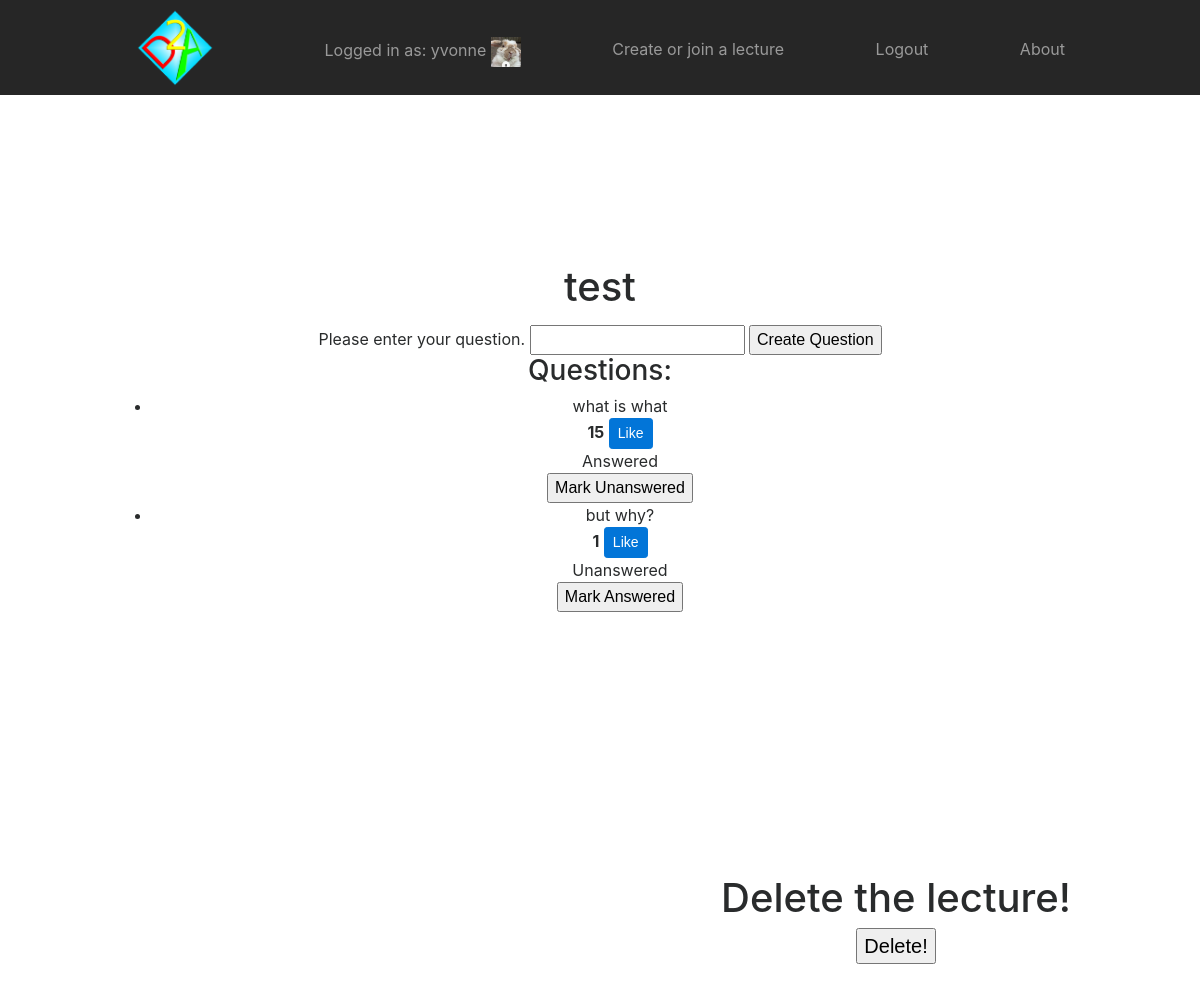
The page /dare2ask/lecture/test/ (signed in) on the database its author committed.
### dare2ask/models.py (models this page shows, shortened)
class UserProfile(models.Model):
    user = models.OneToOneField(User)
    picture = models.ImageField(upload_to='profile_images', blank=True, default='../static/images/default.png')
    lecturer = models.BooleanField(default = False)

class Lecture(models.Model):
    title = models.CharField(max_length=128, unique = True)
    join_ID = models.IntegerField(default = -1)
    course_num = models.CharField(max_length=128, default = -1)
    slug = models.SlugField(unique = True) # (blank = True)
    max_length = 128

class Question(models.Model):
    lecture = models.ForeignKey(Lecture)
    text = models.CharField(max_length=128)
    upvotes = models.IntegerField(default = 0)
    answered = models.BooleanField(default = False)
    max_length=128

### dare2ask/views.py (the view, shortened to what this page needs)
def in_lecture(request, lecture_name_slug):
	form = QuestionForm()
	context_dict = {'form': form}
	try:
		lecture = Lecture.objects.get(slug = lecture_name_slug)
		questions = Question.objects.filter(lecture = lecture)
		context_dict['questions'] = questions
		context_dict['lecture'] = lecture
	except Lecture.DoesNotExist:
		context_dict['lecture'] = None
	return render(request, 'dare2ask/in_lecture.html', context=context_dict)

### dare2ask/forms.py
class QuestionForm(forms.ModelForm):
    text = forms.CharField(max_length=Question.max_length, help_text="Please enter your question.")
    class Meta:
        model = Question
        fields = ('text', )

### templates/dare2ask/in_lecture.html (shortened to what this page needs)
<!DOCTYPE html>
{% extends 'dare2ask/base.html' %}
{% load staticfiles %}
{% block header %}
  {% if lecture.title %}
    <h1>{{ lecture.title }}</h1>
  {% else %}
    <h1>Lecture not found!</h1>
  {% endif %}
{% endblock %}
{% block headertext %}
  {% if lecture.title %}
    <div>
      <form id="question_form" method="post"
        action="{% url 'dare2ask:in_lecture' lecture.slug %}">
        {% for field in form.visible_fields %}
          {{ field.help_text}}
          {{ field }}
        {% endfor %}
        <input type="submit" name="create_question" value="Create Question" />
      </form>
    </div>
    <div>
      {% if questions %}
        <h3>Questions:</h3>
        <ul>
          {% for question in questions %}
            <li>
              {{ question.text }}
            <div>
              <strong class="like_count">{{ question.upvotes }}</strong>
              <button data-upvoteid="{{question.id}}"
                class="btn btn-primary btn-sm likes" type="button">
                Like
              </button>
            </div>
              {% if question.answered %} Answered
              {% else %} Unanswered
              {% endif %}
              {% if user.userprofile.lecturer %}
                <form id="answered" method="post" action="{% url 'dare2ask:in_lecture' lecture.slug %}">
                  <button type="submit" name="answered_question" value="{{forloop.counter}}">
                    Mark
                    {% if question.answered %} Unanswered
                    {% else %} Answered
                    {% endif %}
                  </button>
                </form>
              {% endif %}
            </li>
          {% endfor %}
        </ul>
      {% else %}
        <div>No questions have been asked</div>
      {% endif %}
    </div>
  {% else %}
    <div>
      A lecture with this name does not exist. </br>
      <a href = "{% url 'dare2ask:lecture' %}">Try another </a>
    </div>
  {% endif %}
{% endblock %}
{% block headerlowright %}
  {% if lecture.title %}
    {% if user.userprofile.lecturer %}
      <h1>Delete the lecture!</h1>
    {% endif %}
  {% endif %}
{% endblock %}
{% block textlowright %}
  {% if lecture.title %}
    {% if user.userprofile.lecturer %}
      <button onclick="window.location.href =
        '/dare2ask/delete/{{lecture.slug}}/confirm';">Delete!</button>
    {% endif %}
  {% endif %}
{% endblock %}

### templates/dare2ask/base.html (shortened to what this page needs)
<!DOCTYPE html>
{% load staticfiles %}
{% load dare2ask_template_tags %}
<html lang="en">
<head>
  <link rel="stylesheet" type="text/css" href="{% static 'css/bas_min_2.css' %}">
  <link rel="stylesheet" type="text/css" href="{% static 'css/product.css' %}">
  <link rel="stylesheet" type="text/css" href="{% static 'css/styling.css' %}">
</head>
<body>
<nav class="site-header sticky-top py-1">
  <div class="container d-flex flex-column flex-md-row justify-content-between">
    <a class="navbar-brand" href="{% url 'index' %}"><img src="{% static 'images/Logo.png' %}" width="82"></a>
    {% if user.is_authenticated %}
    <a class="py-2 d-none d-md-inline-block" href="{% url 'dare2ask:profile' user.username %}" style="margin-top: 25px">Logged in as: {{ user.username }}           <img src="{{ MEDIA_URL }}{{user.userprofile.picture }}" width="30" height="30"> </a>
    <a class="py-2 d-none d-md-inline-block" href="{% url 'dare2ask:lecture' %}" style="margin-top: 25px">
      {% if user.userprofile.lecturer %}
        Create or join a lecture
      {% else %}
        Join a lecture
      {% endif %}
    </a>
    <a class="py-2 d-none d-md-inline-block" href="{% url 'auth_logout' %}?next=/dare2ask/" style="margin-top: 25px">Logout</a>
    {% else %}
    <a class="py-2 d-none d-md-inline-block" href="{% url 'registration_register' %}" style="margin-top: 25px">Register Here</a>
    <a class="py-2 d-none d-md-inline-block" href="{% url 'auth_login' %}" style="margin-top: 25px">Login</a>
    {% endif %}
    <a class="py-2 d-none d-md-inline-block" href="{% url 'dare2ask:about' %}" style="margin-top: 25px">About</a>
  </div>
</nav>
<div class="position-relative overflow-hidden p-3 p-md-5 m-md-3 text-center bg-light">
  <div class="col-md-5 p-lg-5 mx-auto my-5">
    <h1 class="display-4 font-weight-normal" style="margin-top: 10px">{% block header %}DEFAULT HEADER{%endblock%}</h1>
    <p class="lead font-weight-normal">{% block headertext %} DEFAULT HEADERTEXT{%endblock%}</p>
  </div>
 </div>
<div class="d-md-flex flex-md-equal w-100 my-md-3 pl-md-3">
  <div class="bg-dark mr-md-3 pt-3 px-3 pt-md-5 px-md-5 text-center overflow-hidden">
    <div class="my-3 py-3">
    </div>
    <div class="bg-light shadow-sm mx-auto" style="width: 80%; height: 300px; border-radius: 21px 21px 0 0;"></div>
  </div>
  <div class="bg-light mr-md-3 pt-3 px-3 pt-md-5 px-md-5 text-center overflow-hidden">
    <div class="my-3 p-3">
      <h2 class="display-5">{%block headerlowright %} LOW RIGHT HEADER {% endblock %}</h2>
      <p class="lead">{%block textlowright %} LOW RIGHT TEXT {% endblock %}</p>
    </div>
  </div>
</div>
</body>
</html>

### static/css/product.css (style rules this page uses)
.container { max-width: 960px; }
.site-header { background-color: rgba(0, 0, 0, .85); -webkit-backdrop-filter: saturate(180%) blur(20px); backdrop-filter: saturate(180%) blur(20px); }
.site-header a { color: #999; transition: ease-in-out color .15s; }
@media (min-width: 768px) { .flex-md-equal > * { -ms-flex: 1; flex: 1; } }
.overflow-hidden { overflow: hidden; }

### rows shown on the page
Lecture: title "test"
Question: text "what is what", upvotes "15", answered "Answered"
Question: text "but why?", upvotes "1", answered "Unanswered"

### other values the page prints
{{ user.username }} "yvonne"
{{ field.help_text }} "Please enter your question."
